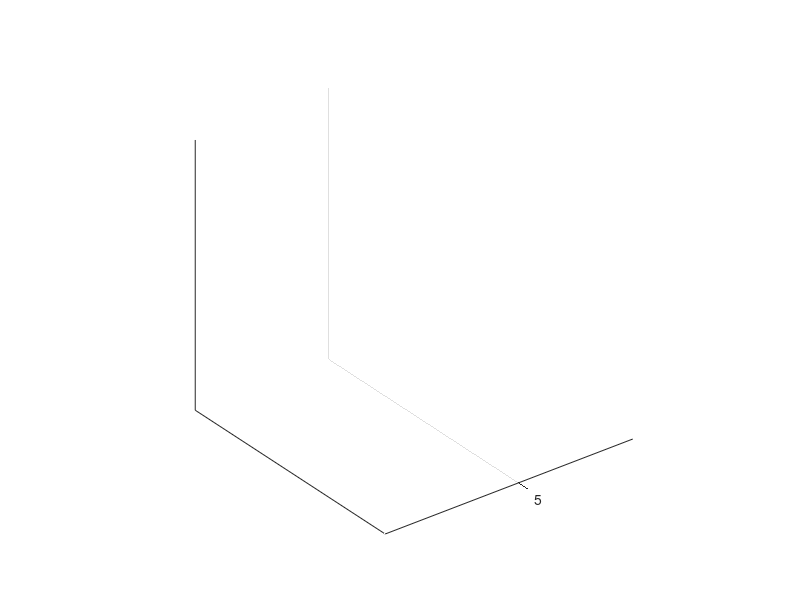

MATLAB code for this plot: (Note: this script raises an error after producing the figure.)
clc;
close all;
clear all;

% --- User Input Section ---
tmin = input('The lower bound of theta in degree=');
tmax = input('The upper bound of theta in degree=');
pmin = input('The lower bound of phi in degree=');
pmax = input('The upper bound of phi in degree=');

% --- Variable Assignments ---
tinc = 2;
pinc = 4;
rad = pi/180;

% --- Range and Angle Conversion ---
theta1 = (tmin:tinc:tmax);
phi1 = (pmin:pinc:pmax);
theta = theta1 .* rad;
phi = phi1 .* rad;

% --- Meshgrid Generation ---
% Creates a 2D grid for the angles
[THETA, PHI] = meshgrid(theta, phi);

% --- Field Pattern Inputs ---
y1 = input('The field pattern: E(THETA,PHI)=');
v = input('The field pattern: P(THETA,PHI)=','s');

% --- Absolute Value Calculation ---
y = abs(y1);

% Calculate ratio (finding the maximum value in the matrix)
ratio = max(max(y));

% --- Coordinate Transformation ---
% sph2cart(azimuth, elevation, radius)
% We map PHI to azimuth and THETA to elevation
[X, Y, Z] = sph2cart(PHI, THETA, y); 

% --- Plotting the Pattern ---
mesh(X, Y, Z); 
axis equal; % Ensures the sphere is not distorted
title('3 D Pattern', 'Color', 'b', 'FontName', 'Helvetica', 'FontSize', 12, 'FontWeight', 'demi');

% --- Formatted Console Output ---
fprintf('\n Input Parameters: \n-------------------- ');
fprintf('\n Theta =%2.0f', tmin);
fprintf(' : %2.0f', tinc);
fprintf(' : %2.0f', tmax);
fprintf('\n Phi =%2.0f', pmin);
fprintf(' : %2.0f', pinc);
fprintf(' : %2.0f', pmax);
fprintf('\n FIELD PATTERN : %s', v);
fprintf('\n \n Output is shown in the figure below----------- ');
fprintf('\n');